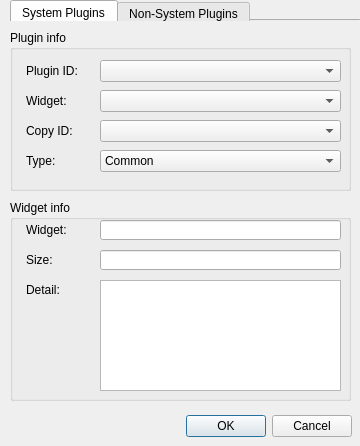
<?xml version="1.0" encoding="UTF-8"?>
<ui version="4.0">
 <class>PluginWidgetViewer</class>
 <widget class="QDialog" name="PluginWidgetViewer">
  <property name="geometry">
   <rect>
    <x>0</x>
    <y>0</y>
    <width>360</width>
    <height>446</height>
   </rect>
  </property>
  <property name="windowTitle">
   <string>Widget Viewer</string>
  </property>
  <property name="windowIcon">
   <iconset>
    <normaloff>../../bin/debug/Images/viewedit.png</normaloff>../../bin/debug/Images/viewedit.png</iconset>
  </property>
  <widget class="QDialogButtonBox" name="buttonBox">
   <property name="geometry">
    <rect>
     <x>-10</x>
     <y>410</y>
     <width>362</width>
     <height>32</height>
    </rect>
   </property>
   <property name="orientation">
    <enum>Qt::Horizontal</enum>
   </property>
   <property name="standardButtons">
    <set>QDialogButtonBox::Cancel|QDialogButtonBox::Ok</set>
   </property>
  </widget>
  <widget class="QGroupBox" name="groupBox_2">
   <property name="geometry">
    <rect>
     <x>10</x>
     <y>200</y>
     <width>341</width>
     <height>201</height>
    </rect>
   </property>
   <property name="title">
    <string>Widget info</string>
   </property>
   <widget class="QLabel" name="label_5">
    <property name="geometry">
     <rect>
      <x>16</x>
      <y>20</y>
      <width>71</width>
      <height>20</height>
     </rect>
    </property>
    <property name="text">
     <string>Widget:</string>
    </property>
   </widget>
   <widget class="QLineEdit" name="txtWidgetObjectName">
    <property name="enabled">
     <bool>true</bool>
    </property>
    <property name="geometry">
     <rect>
      <x>90</x>
      <y>20</y>
      <width>241</width>
      <height>20</height>
     </rect>
    </property>
    <property name="readOnly">
     <bool>true</bool>
    </property>
   </widget>
   <widget class="QTextBrowser" name="txtWidgetDetail">
    <property name="enabled">
     <bool>true</bool>
    </property>
    <property name="geometry">
     <rect>
      <x>90</x>
      <y>80</y>
      <width>241</width>
      <height>111</height>
     </rect>
    </property>
   </widget>
   <widget class="QLabel" name="label_8">
    <property name="geometry">
     <rect>
      <x>16</x>
      <y>80</y>
      <width>71</width>
      <height>20</height>
     </rect>
    </property>
    <property name="text">
     <string>Detail:</string>
    </property>
   </widget>
   <widget class="QLineEdit" name="txtWidgetOrigSize">
    <property name="enabled">
     <bool>true</bool>
    </property>
    <property name="geometry">
     <rect>
      <x>90</x>
      <y>50</y>
      <width>241</width>
      <height>20</height>
     </rect>
    </property>
    <property name="readOnly">
     <bool>true</bool>
    </property>
   </widget>
   <widget class="QLabel" name="label_9">
    <property name="geometry">
     <rect>
      <x>16</x>
      <y>50</y>
      <width>71</width>
      <height>20</height>
     </rect>
    </property>
    <property name="text">
     <string>Size:</string>
    </property>
   </widget>
  </widget>
  <widget class="QTabWidget" name="tabWidget">
   <property name="geometry">
    <rect>
     <x>10</x>
     <y>0</y>
     <width>351</width>
     <height>21</height>
    </rect>
   </property>
   <property name="currentIndex">
    <number>0</number>
   </property>
   <widget class="QWidget" name="tab">
    <attribute name="title">
     <string>System Plugins</string>
    </attribute>
   </widget>
   <widget class="QWidget" name="tab_2">
    <attribute name="title">
     <string>Non-System Plugins</string>
    </attribute>
   </widget>
  </widget>
  <widget class="QGroupBox" name="groupBox">
   <property name="geometry">
    <rect>
     <x>10</x>
     <y>30</y>
     <width>341</width>
     <height>161</height>
    </rect>
   </property>
   <property name="title">
    <string>Plugin info</string>
   </property>
   <widget class="QComboBox" name="cbPluginWidget">
    <property name="geometry">
     <rect>
      <x>90</x>
      <y>60</y>
      <width>241</width>
      <height>22</height>
     </rect>
    </property>
   </widget>
   <widget class="QLabel" name="label">
    <property name="geometry">
     <rect>
      <x>16</x>
      <y>33</y>
      <width>71</width>
      <height>16</height>
     </rect>
    </property>
    <property name="text">
     <string>Plugin ID:</string>
    </property>
   </widget>
   <widget class="QComboBox" name="cbPluginID">
    <property name="geometry">
     <rect>
      <x>90</x>
      <y>30</y>
      <width>241</width>
      <height>22</height>
     </rect>
    </property>
   </widget>
   <widget class="QLabel" name="label_2">
    <property name="geometry">
     <rect>
      <x>16</x>
      <y>63</y>
      <width>71</width>
      <height>16</height>
     </rect>
    </property>
    <property name="text">
     <string>Widget:</string>
    </property>
   </widget>
   <widget class="QLabel" name="label_3">
    <property name="geometry">
     <rect>
      <x>16</x>
      <y>93</y>
      <width>71</width>
      <height>16</height>
     </rect>
    </property>
    <property name="text">
     <string>Copy ID:</string>
    </property>
   </widget>
   <widget class="QComboBox" name="cbCopyID">
    <property name="geometry">
     <rect>
      <x>90</x>
      <y>90</y>
      <width>241</width>
      <height>22</height>
     </rect>
    </property>
   </widget>
   <widget class="QLabel" name="label_4">
    <property name="geometry">
     <rect>
      <x>16</x>
      <y>123</y>
      <width>71</width>
      <height>16</height>
     </rect>
    </property>
    <property name="text">
     <string>Type:</string>
    </property>
   </widget>
   <widget class="QComboBox" name="cbStatusbarItemType">
    <property name="geometry">
     <rect>
      <x>90</x>
      <y>120</y>
      <width>241</width>
      <height>22</height>
     </rect>
    </property>
    <property name="currentText">
     <string>Common</string>
    </property>
    <item>
     <property name="text">
      <string>Common</string>
     </property>
    </item>
    <item>
     <property name="text">
      <string>Permanent</string>
     </property>
    </item>
   </widget>
   <zorder>label_2</zorder>
   <zorder>cbPluginWidget</zorder>
   <zorder>label</zorder>
   <zorder>cbPluginID</zorder>
   <zorder>label_3</zorder>
   <zorder>cbCopyID</zorder>
   <zorder>label_4</zorder>
   <zorder>cbStatusbarItemType</zorder>
  </widget>
 </widget>
 <resources/>
 <connections>
  <connection>
   <sender>buttonBox</sender>
   <signal>accepted()</signal>
   <receiver>PluginWidgetViewer</receiver>
   <slot>accept()</slot>
   <hints>
    <hint type="sourcelabel">
     <x>248</x>
     <y>254</y>
    </hint>
    <hint type="destinationlabel">
     <x>157</x>
     <y>274</y>
    </hint>
   </hints>
  </connection>
  <connection>
   <sender>buttonBox</sender>
   <signal>rejected()</signal>
   <receiver>PluginWidgetViewer</receiver>
   <slot>reject()</slot>
   <hints>
    <hint type="sourcelabel">
     <x>316</x>
     <y>260</y>
    </hint>
    <hint type="destinationlabel">
     <x>286</x>
     <y>274</y>
    </hint>
   </hints>
  </connection>
 </connections>
</ui>
